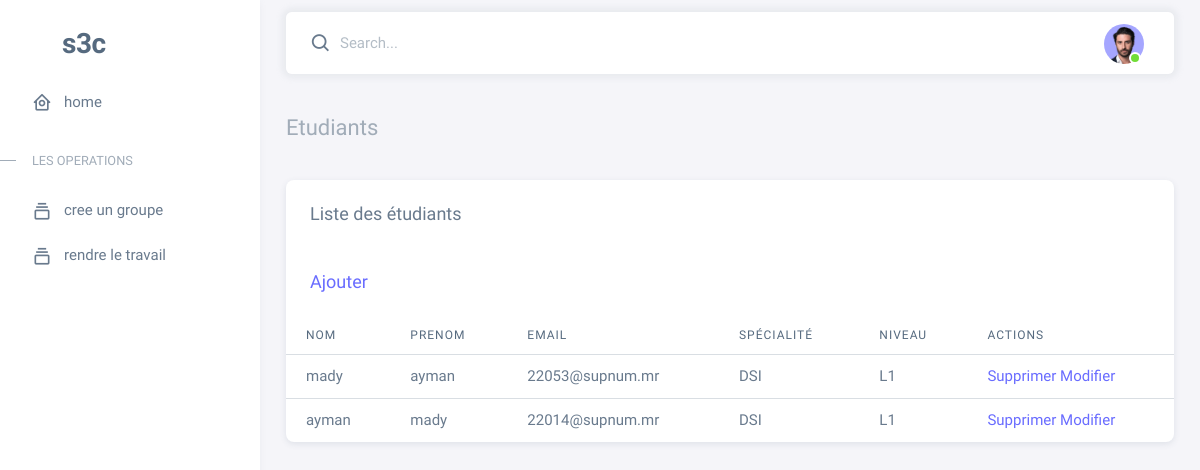
Before: /liste_etudiants/ with the older database file.
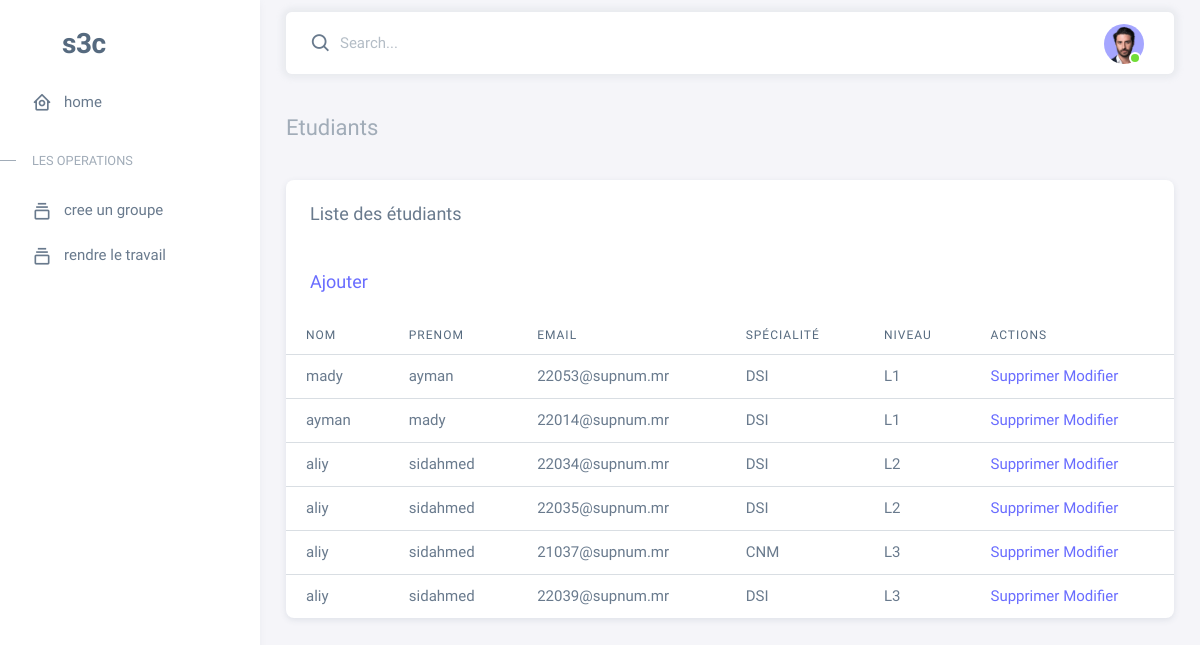
After: the same page with the newer database file.
### main/models.py (models this page shows)
class Etudiant(models.Model):
    NIVEAU_CHOICES = (
        ('L1', 'L1'),
        ('L2', 'L2'),
        ('L3', 'L3'),
        ('M1', 'M1'),
        ('M2', 'M2'),
    )
    email = models.EmailField(unique=True)
    nom = models.CharField(max_length=255)
    prénom = models.CharField(max_length=255)
    SPECIALITE_CHOICES = (
        ('DSI', 'DSI'),
        ('RSS', 'RSS'),
        ('CNM', 'CNM'),
    )
    spécialité = models.CharField(max_length=255, choices=SPECIALITE_CHOICES)
    niveau = models.CharField(max_length=3, choices=NIVEAU_CHOICES)

### tach1/views.py (the view)
# urls.py: path('liste_etudiants/',views.liste_etudiants,name='liste_etudiants'),
def liste_etudiants(request):
    etudiants = Etudiant.objects.all()
    return render(request, 'etudiants/liste_etudiants.html', {'etudiants': etudiants})

### tach1/templates/etudiants/liste_etudiants.html
{% extends 'navbar.html' %}
{% block content %}
<div class="content-wrapper">
    <div class="container-xxl flex-grow-1 container-p-y">
      <h4 class="py-3 mb-4"><span class="text-muted fw-light">Etudiants</h4>
              <div class="card">
                <h5 class="card-header"> Liste des étudiants</h5>
                <h5 class="card-header">                    <a href="{% url 'creation_etudiant'  %}">Ajouter</a>
                </h5>
                <div class="table-responsive text-nowrap">
                  <table class="table table-hover">
                    <thead>
                      <tr>
                        <th>Nom</th>
                        <th>Prenom</th>
                        <th>email</th>
                        <th>spécialité</th>
                        <th>niveau</th>
                        <th>Actions</th>
                      </tr>
                    </thead>
                    <tbody class="table-border-bottom-0">
                        {% for etudiant in etudiants %}
                        <tr>
                            <td>{{ etudiant.nom }}</td>
                            <td> {{ etudiant.prénom }}</td>
                            <td>{{ etudiant.email }}</td>
                            <td>{{ etudiant.spécialité }}</td>
                            <td>{{ etudiant.niveau }}</td>
                            <td>
                                <a href="{% url 'supprimer_etudiant' etudiant.id %}">Supprimer</a>
                                <a href="{% url 'modifier_etudiant' etudiant.id %}">Modifier</a>
                            </td>
                        </tr>
                        {% endfor %}
                    </tbody>
                  </table>
                </div>
              </div>
              </div>
              </div>
              </div>
{% endblock content %}

### main/templates/navbar.html (shortened to what this page needs)
{% load static %}
<!DOCTYPE html>
<head>
    <link rel="stylesheet" href="{% static 'assets/vendor/fonts/boxicons.css' %}" />
    <link rel="stylesheet" href="{% static 'assets/vendor/css/core.css' %}" class="template-customizer-core-css" />
    <link rel="stylesheet" href="{% static 'assets/vendor/css/theme-default.css' %}" class="template-customizer-theme-css" />
    <link rel="stylesheet" href="{% static 'assets/css/demo.css' %}" />
    <link rel="stylesheet" href="{% static 'assets/vendor/libs/perfect-scrollbar/perfect-scrollbar.css' %}" />
    <link rel="stylesheet" href="{% static 'assets/vendor/libs/apex-charts/apex-charts.css' %}" />
</head>
<body>
    <div class="layout-wrapper layout-content-navbar">
        <div class="layout-container">
            <aside id="layout-menu" class="layout-menu menu-vertical menu bg-menu-theme">
                <div class="app-brand demo">
                    <a href="index.html" class="app-brand-link">
                        <span class="app-brand-logo demo">
                            <svg width="25" viewBox="0 0 25 42" version="1.1" xmlns="http://www.w3.org/2000/svg" xmlns:xlink="http://www.w3.org/1999/xlink">
                            </svg>
                        </span>
                        <span class="app-brand-text demo menu-text fw-bold ms-2">S3C</span>
                    </a>
                </div>
                <ul class="menu-inner py-1">
                    <li class="menu-item">
                      <a href="{% url 'home' %}" class="menu-link">
                        <i class="menu-icon tf-icons bx bx-home-circle"></i>
                        <div data-i18n="Basic">home</div>
                      </a>
                  </li>
                    <li class="menu-header small text-uppercase"><span class="menu-header-text">les operations</span></li>
                    <li class="menu-item">
                        <a href="{% url 'cree_groupe' %}" class="menu-link">
                            <i class="menu-icon tf-icons bx bx-collection"></i>
                            <div data-i18n="Basic">cree un groupe</div>
                        </a>
                    </li>
                    <li class="menu-item">
                        <a href="{% url 'render_travail' %}" class="menu-link">
                            <i class="menu-icon tf-icons bx bx-collection"></i>
                            <div data-i18n="Basic">rendre le travail</div>
                        </a>
                    </li>
                </ul>
            </aside>
            <div class="layout-page">
                <nav class="layout-navbar container-xxl navbar navbar-expand-xl navbar-detached align-items-center bg-navbar-theme" id="layout-navbar">
                    <div class="navbar-nav-right d-flex align-items-center" id="navbar-collapse">
                        <div class="navbar-nav align-items-center">
                            <div class="nav-item d-flex align-items-center">
                                <i class="bx bx-search fs-4 lh-0"></i>
                                <input type="text" class="form-control border-0 shadow-none ps-1 ps-sm-2" placeholder="Search..." aria-label="Search..." />
                            </div>
                        </div>
                        <ul class="navbar-nav flex-row align-items-center ms-auto">
                            <li class="nav-item navbar-dropdown dropdown-user dropdown">
                                <a class="nav-link dropdown-toggle hide-arrow" href="javascript:void(0);" data-bs-toggle="dropdown">
                                    <div class="avatar avatar-online">
                                        <img src="{% static 'assets/img/avatars/1.png' %}" alt class="w-px-40 h-auto rounded-circle" />
                                    </div>
                                </a>
                            </li>
                        </ul>
                    </div>
                </nav>
                {% block content %}{% endblock %}
            </div>
        </div>
</body>
</html>

### rendre/static/assets/css/demo.css (style rules this page uses)
.menu .app-brand.demo { height: 64px; margin-top: 12px; }
.app-brand-logo.demo svg { width: 22px; height: 38px; }
.app-brand-text.demo { font-size: 1.75rem; letter-spacing: -0.5px; text-transform: lowercase; }

Changed rows visible on the page:
added Etudiant: nom "aliy", prénom "sidahmed", email "22034@supnum.mr", spécialité "DSI", niveau "L2"
added Etudiant: nom "aliy", prénom "sidahmed", email "22035@supnum.mr", spécialité "DSI", niveau "L2"
added Etudiant: nom "aliy", prénom "sidahmed", email "21037@supnum.mr", spécialité "CNM", niveau "L3"
added Etudiant: nom "aliy", prénom "sidahmed", email "22039@supnum.mr", spécialité "DSI", niveau "L3"
